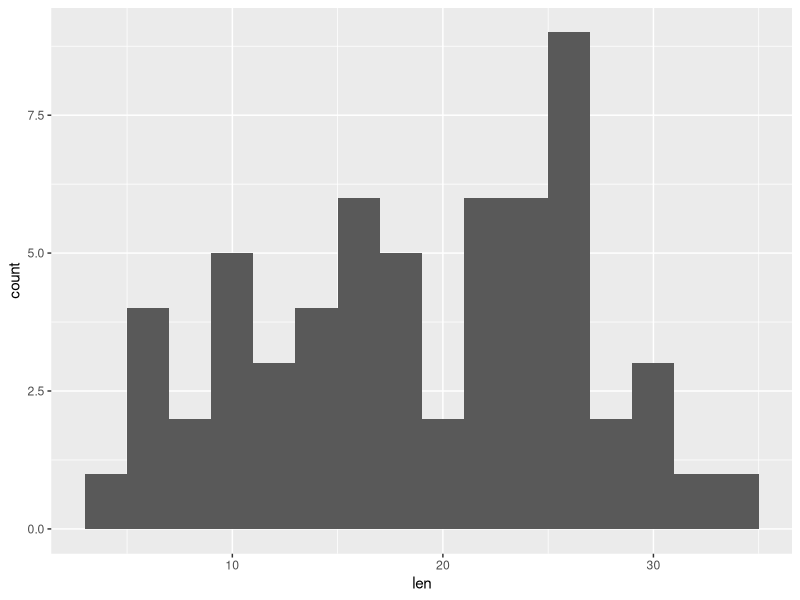
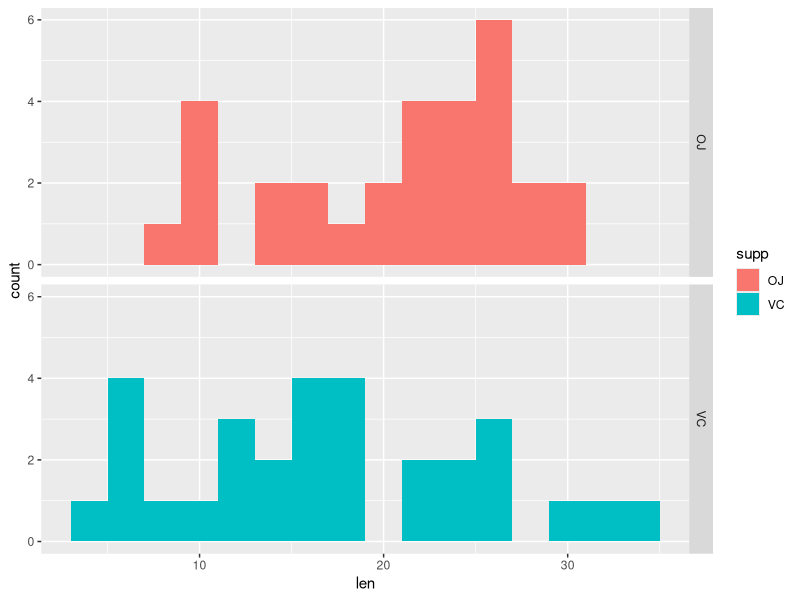
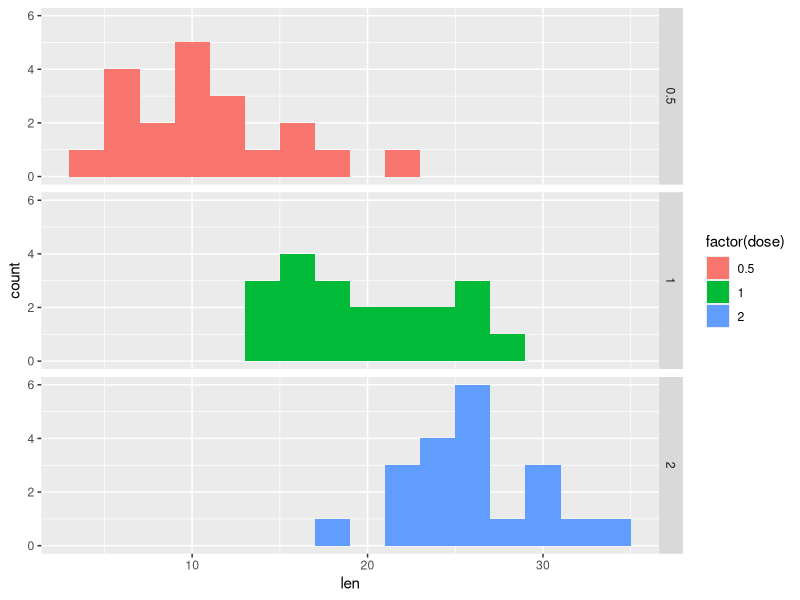
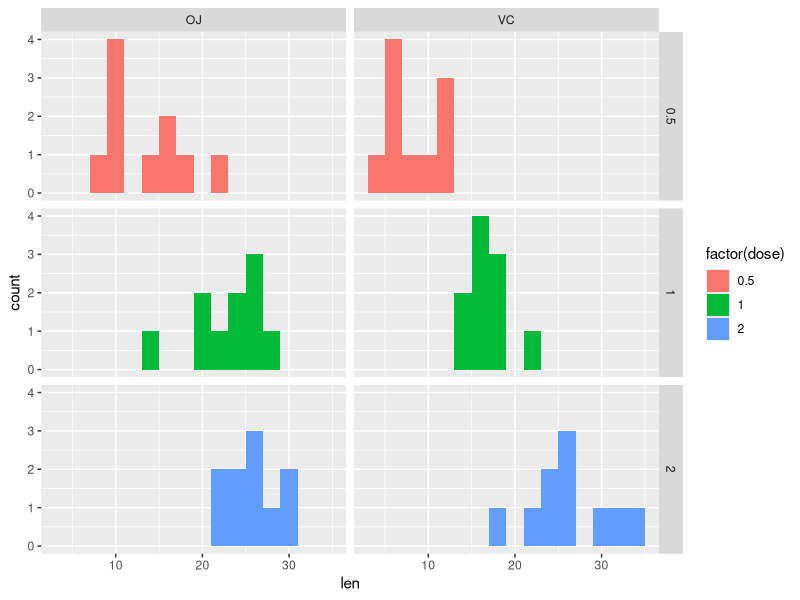

Write R code to recreate these figures, in order.
library(ggplot2)

data(ToothGrowth)
?ToothGrowth
attach(ToothGrowth)

table(list(supp,dose))

g1 <- ggplot(ToothGrowth)
g1 + geom_histogram(aes(x=len), binwidth=2)
g1 + geom_histogram(aes(x=len, fill=supp), binwidth=2) + facet_grid(supp~.)
g1 + geom_histogram(aes(x=len, fill=factor(dose)), binwidth=2) + facet_grid(dose~.)
g1 + geom_histogram(aes(x=len, fill=factor(dose)), binwidth=2) + facet_grid(dose~supp)

aggregate(len ~ supp, data=ToothGrowth, mean)
aggregate(len ~ dose, data=ToothGrowth, mean)
aggregate(len ~ dose + supp, data=ToothGrowth, mean)

tg0.51 <- subset(ToothGrowth, dose!=2)
tg0.52 <- subset(ToothGrowth, dose!=1)
tg12 <- subset(ToothGrowth, dose!=0.5)

t.test(len ~ supp, data=ToothGrowth)
t.test(len ~ dose, data=tg0.51)
t.test(len ~ dose, data=tg0.52)
t.test(len ~ dose, data=tg12)